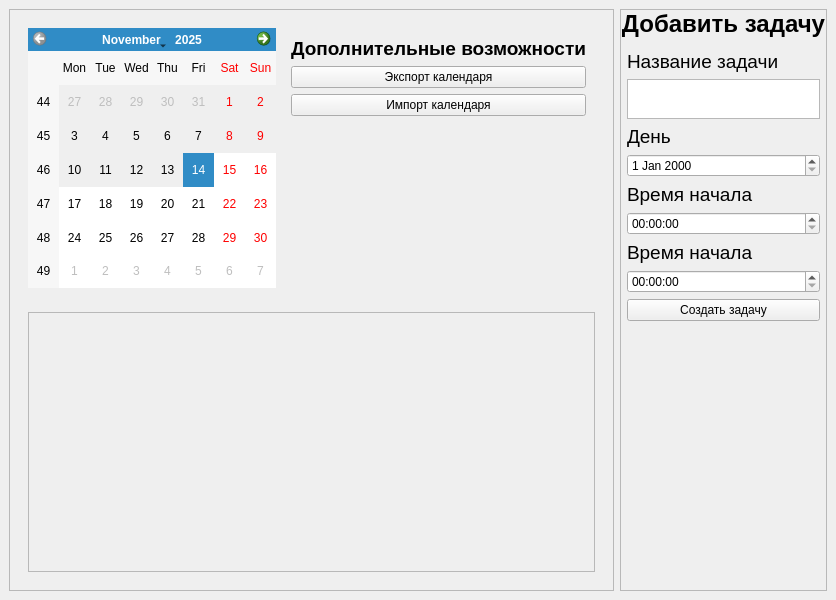
<?xml version="1.0" encoding="UTF-8"?>
<ui version="4.0">
 <class>MainWindow</class>
 <widget class="QMainWindow" name="MainWindow">
  <property name="geometry">
   <rect>
    <x>0</x>
    <y>0</y>
    <width>800</width>
    <height>600</height>
   </rect>
  </property>
  <property name="windowTitle">
   <string>Календарь</string>
  </property>
  <widget class="QWidget" name="centralwidget">
   <layout class="QHBoxLayout" name="horizontalLayout" stretch="2,1">
    <item>
     <widget class="QFrame" name="frame">
      <property name="frameShape">
       <enum>QFrame::Shape::StyledPanel</enum>
      </property>
      <property name="frameShadow">
       <enum>QFrame::Shadow::Raised</enum>
      </property>
      <layout class="QVBoxLayout" name="verticalLayout_4" stretch="1,1">
       <item>
        <widget class="QWidget" name="widget_2" native="true">
         <layout class="QHBoxLayout" name="horizontalLayout_4">
          <item>
           <widget class="QCalendarWidget" name="calendar">
            <property name="minimumDate">
             <date>
              <year>2025</year>
              <month>11</month>
              <day>14</day>
             </date>
            </property>
           </widget>
          </item>
          <item>
           <widget class="QWidget" name="widget_5" native="true">
            <layout class="QVBoxLayout" name="verticalLayout_5">
             <item>
              <widget class="QLabel" name="label_4">
               <property name="font">
                <font>
                 <pointsize>14</pointsize>
                 <bold>true</bold>
                </font>
               </property>
               <property name="text">
                <string>Дополнительные возможности</string>
               </property>
               <property name="scaledContents">
                <bool>true</bool>
               </property>
               <property name="alignment">
                <set>Qt::AlignmentFlag::AlignCenter</set>
               </property>
              </widget>
             </item>
             <item>
              <widget class="QPushButton" name="export_button">
               <property name="text">
                <string>Экспорт календаря</string>
               </property>
              </widget>
             </item>
             <item>
              <widget class="QPushButton" name="import_button">
               <property name="text">
                <string>Импорт календаря</string>
               </property>
              </widget>
             </item>
             <item>
              <spacer name="verticalSpacer_2">
               <property name="orientation">
                <enum>Qt::Orientation::Vertical</enum>
               </property>
               <property name="sizeHint" stdset="0">
                <size>
                 <width>20</width>
                 <height>40</height>
                </size>
               </property>
              </spacer>
             </item>
            </layout>
           </widget>
          </item>
         </layout>
        </widget>
       </item>
       <item>
        <widget class="QWidget" name="widget" native="true">
         <layout class="QVBoxLayout" name="verticalLayout_2">
          <item>
           <widget class="QScrollArea" name="all_works">
            <property name="verticalScrollBarPolicy">
             <enum>Qt::ScrollBarPolicy::ScrollBarAlwaysOff</enum>
            </property>
            <property name="horizontalScrollBarPolicy">
             <enum>Qt::ScrollBarPolicy::ScrollBarAlwaysOff</enum>
            </property>
            <property name="widgetResizable">
             <bool>true</bool>
            </property>
            <property name="alignment">
             <set>Qt::AlignmentFlag::AlignCenter</set>
            </property>
            <widget class="QWidget" name="scrollAreaWidgetContents">
             <property name="geometry">
              <rect>
               <x>0</x>
               <y>0</y>
               <width>477</width>
               <height>244</height>
              </rect>
             </property>
             <layout class="QVBoxLayout" name="verticalLayout_3">
              <item>
               <spacer name="verticalSpacer">
                <property name="orientation">
                 <enum>Qt::Orientation::Vertical</enum>
                </property>
                <property name="sizeHint" stdset="0">
                 <size>
                  <width>20</width>
                  <height>109</height>
                 </size>
                </property>
               </spacer>
              </item>
             </layout>
            </widget>
           </widget>
          </item>
         </layout>
        </widget>
       </item>
      </layout>
     </widget>
    </item>
    <item>
     <widget class="QFrame" name="frame_2">
      <property name="frameShape">
       <enum>QFrame::Shape::StyledPanel</enum>
      </property>
      <property name="frameShadow">
       <enum>QFrame::Shadow::Raised</enum>
      </property>
      <layout class="QVBoxLayout" name="verticalLayout_7" stretch="0,0,0">
       <property name="leftMargin">
        <number>0</number>
       </property>
       <property name="topMargin">
        <number>0</number>
       </property>
       <property name="rightMargin">
        <number>0</number>
       </property>
       <property name="bottomMargin">
        <number>0</number>
       </property>
       <item>
        <widget class="QLabel" name="label_3">
         <property name="font">
          <font>
           <pointsize>18</pointsize>
           <bold>true</bold>
          </font>
         </property>
         <property name="text">
          <string>Добавить задачу</string>
         </property>
         <property name="scaledContents">
          <bool>true</bool>
         </property>
         <property name="alignment">
          <set>Qt::AlignmentFlag::AlignCenter</set>
         </property>
        </widget>
       </item>
       <item>
        <widget class="QWidget" name="widget_6" native="true">
         <layout class="QVBoxLayout" name="verticalLayout_6">
          <property name="leftMargin">
           <number>6</number>
          </property>
          <property name="topMargin">
           <number>6</number>
          </property>
          <property name="rightMargin">
           <number>6</number>
          </property>
          <property name="bottomMargin">
           <number>6</number>
          </property>
          <item>
           <widget class="QLabel" name="label_5">
            <property name="font">
             <font>
              <pointsize>14</pointsize>
              <bold>false</bold>
             </font>
            </property>
            <property name="text">
             <string>Название задачи</string>
            </property>
            <property name="scaledContents">
             <bool>true</bool>
            </property>
            <property name="alignment">
             <set>Qt::AlignmentFlag::AlignLeading|Qt::AlignmentFlag::AlignLeft|Qt::AlignmentFlag::AlignVCenter</set>
            </property>
           </widget>
          </item>
          <item>
           <widget class="QPlainTextEdit" name="new_title">
            <property name="sizePolicy">
             <sizepolicy hsizetype="Ignored" vsizetype="Minimum">
              <horstretch>0</horstretch>
              <verstretch>0</verstretch>
             </sizepolicy>
            </property>
            <property name="minimumSize">
             <size>
              <width>0</width>
              <height>40</height>
             </size>
            </property>
            <property name="maximumSize">
             <size>
              <width>16777215</width>
              <height>40</height>
             </size>
            </property>
            <property name="readOnly">
             <bool>false</bool>
            </property>
           </widget>
          </item>
          <item>
           <widget class="QLabel" name="label_6">
            <property name="font">
             <font>
              <pointsize>14</pointsize>
              <bold>false</bold>
             </font>
            </property>
            <property name="text">
             <string>День</string>
            </property>
            <property name="scaledContents">
             <bool>true</bool>
            </property>
            <property name="alignment">
             <set>Qt::AlignmentFlag::AlignLeading|Qt::AlignmentFlag::AlignLeft|Qt::AlignmentFlag::AlignVCenter</set>
            </property>
           </widget>
          </item>
          <item>
           <widget class="QDateEdit" name="new_date"/>
          </item>
          <item>
           <widget class="QLabel" name="label_7">
            <property name="font">
             <font>
              <pointsize>14</pointsize>
              <bold>false</bold>
             </font>
            </property>
            <property name="text">
             <string>Время начала</string>
            </property>
            <property name="scaledContents">
             <bool>true</bool>
            </property>
            <property name="alignment">
             <set>Qt::AlignmentFlag::AlignLeading|Qt::AlignmentFlag::AlignLeft|Qt::AlignmentFlag::AlignVCenter</set>
            </property>
           </widget>
          </item>
          <item>
           <widget class="QTimeEdit" name="new_time_start">
            <property name="correctionMode">
             <enum>QAbstractSpinBox::CorrectionMode::CorrectToPreviousValue</enum>
            </property>
           </widget>
          </item>
          <item>
           <widget class="QLabel" name="label_8">
            <property name="font">
             <font>
              <pointsize>14</pointsize>
              <bold>false</bold>
             </font>
            </property>
            <property name="text">
             <string>Время начала</string>
            </property>
            <property name="scaledContents">
             <bool>true</bool>
            </property>
            <property name="alignment">
             <set>Qt::AlignmentFlag::AlignLeading|Qt::AlignmentFlag::AlignLeft|Qt::AlignmentFlag::AlignVCenter</set>
            </property>
           </widget>
          </item>
          <item>
           <widget class="QTimeEdit" name="new_time_over"/>
          </item>
          <item>
           <widget class="QPushButton" name="new_create">
            <property name="text">
             <string>Создать задачу</string>
            </property>
           </widget>
          </item>
         </layout>
        </widget>
       </item>
       <item>
        <spacer name="verticalSpacer_3">
         <property name="orientation">
          <enum>Qt::Orientation::Vertical</enum>
         </property>
         <property name="sizeHint" stdset="0">
          <size>
           <width>20</width>
           <height>250</height>
          </size>
         </property>
        </spacer>
       </item>
      </layout>
      <zorder>widget_6</zorder>
      <zorder>label_3</zorder>
      <zorder>verticalSpacer_3</zorder>
     </widget>
    </item>
   </layout>
  </widget>
 </widget>
 <resources/>
 <connections/>
</ui>
